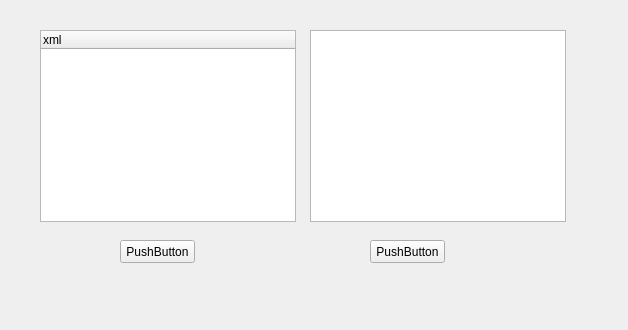
<?xml version="1.0" encoding="UTF-8"?>
<ui version="4.0">
 <class>Widget</class>
 <widget class="QWidget" name="Widget">
  <property name="geometry">
   <rect>
    <x>0</x>
    <y>0</y>
    <width>628</width>
    <height>330</height>
   </rect>
  </property>
  <property name="windowTitle">
   <string>Widget</string>
  </property>
  <widget class="QPushButton" name="pushButton">
   <property name="geometry">
    <rect>
     <x>120</x>
     <y>240</y>
     <width>75</width>
     <height>23</height>
    </rect>
   </property>
   <property name="text">
    <string>PushButton</string>
   </property>
  </widget>
  <widget class="QTreeWidget" name="treeWidget">
   <property name="geometry">
    <rect>
     <x>40</x>
     <y>30</y>
     <width>256</width>
     <height>192</height>
    </rect>
   </property>
   <column>
    <property name="text">
     <string>xml</string>
    </property>
   </column>
  </widget>
  <widget class="QTextBrowser" name="textBrowser">
   <property name="geometry">
    <rect>
     <x>310</x>
     <y>30</y>
     <width>256</width>
     <height>192</height>
    </rect>
   </property>
  </widget>
  <widget class="QPushButton" name="pushButton_2">
   <property name="geometry">
    <rect>
     <x>370</x>
     <y>240</y>
     <width>75</width>
     <height>23</height>
    </rect>
   </property>
   <property name="text">
    <string>PushButton</string>
   </property>
  </widget>
 </widget>
 <layoutdefault spacing="6" margin="11"/>
 <resources/>
 <connections/>
</ui>
